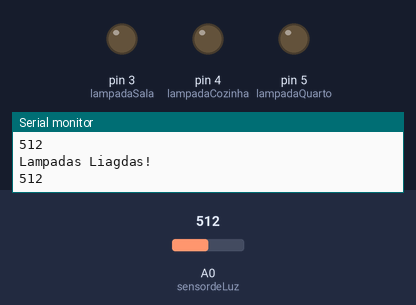
This sketch was run on a simulated Arduino Uno, built with avr-gcc and run on an emulated ATmega328P. On the bench: output pins drawn as LEDs (lit = HIGH), the last lines printed to the serial monitor. Inputs (shaded band) come from the test bench; at power-on: A0 (sensordeLuz) = 512.

Above: at 1.2 s.
1.3 s: A0 (sensordeLuz) set to 691
4.3 s: A0 (sensordeLuz) set to 709
At 4.7 s:
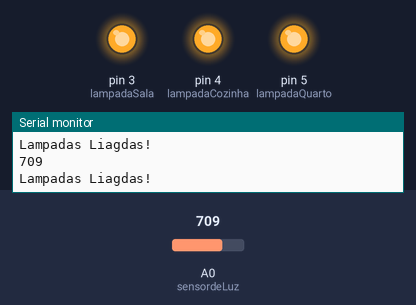
5.8 s: A0 (sensordeLuz) set to 690
At 6.6 s:
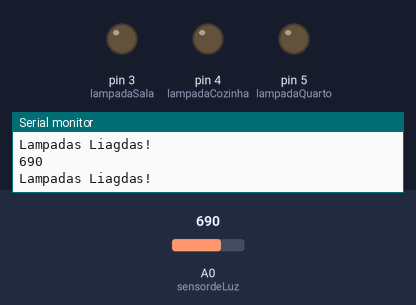
8.8 s: A0 (sensordeLuz) set to 710
At 9.9 s:
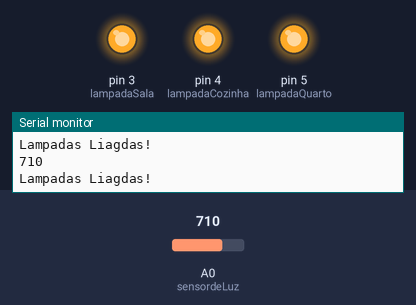
Timing chart, 0 to 11.8 s (numbered marks = the images above; inputs shaded):
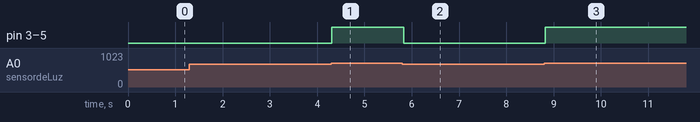

Measured:
- the behaviour switches between 700 and 701 on A0 (sensordeLuz) (found by bisection; images 0 and 1)
- after the input at 4.3 s, pin 3 (lampadaSala), pin 4 (lampadaCozinha), pin 5 (lampadaQuarto): LOW → HIGH at once
- after the input at 5.8 s, pin 3 (lampadaSala), pin 4 (lampadaCozinha), pin 5 (lampadaQuarto): HIGH → LOW at once
- after the input at 8.8 s, pin 3 (lampadaSala), pin 4 (lampadaCozinha), pin 5 (lampadaQuarto): LOW → HIGH at once

The sketch:

SensordeLuz.ino
```cpp
#define sensordeLuz     A0
#define lampadaSala     3
#define lampadaCozinha  4
#define lampadaQuarto   5
int brilhodaLuz;


void setup() {
  //Define os pinos da slampadas como saída
  pinMode(lampadaSala,    OUTPUT);
  pinMode(lampadaCozinha, OUTPUT);
  pinMode(lampadaQuarto,  OUTPUT);
  //Define as lampadas como desligadas
  digitalWrite(lampadaSala,     LOW);
  digitalWrite(lampadaCozinha,  LOW);
  digitalWrite(lampadaQuarto,   LOW);
  Serial.begin(9600);
}//Fim do Setup


void loop() {
  //Lê o brilho de luz atual e guarda o valor n a variavel
  brilhodaLuz = analogRead(sensordeLuz);
  Serial.println(brilhodaLuz);
  //Se tiver escuro, ascende as luzes
  if (brilhodaLuz > 700) {
    digitalWrite(lampadaSala,     HIGH);
    digitalWrite(lampadaCozinha,  HIGH);
    digitalWrite(lampadaQuarto,   HIGH);
    Serial.println("Lampadas Liagdas!");
  } else {
    digitalWrite(lampadaSala,     LOW);
    digitalWrite(lampadaCozinha,  LOW);
    digitalWrite(lampadaQuarto,   LOW);
    Serial.println("Lampadas Liagdas!");
  }
}//Fim do Loop
```
